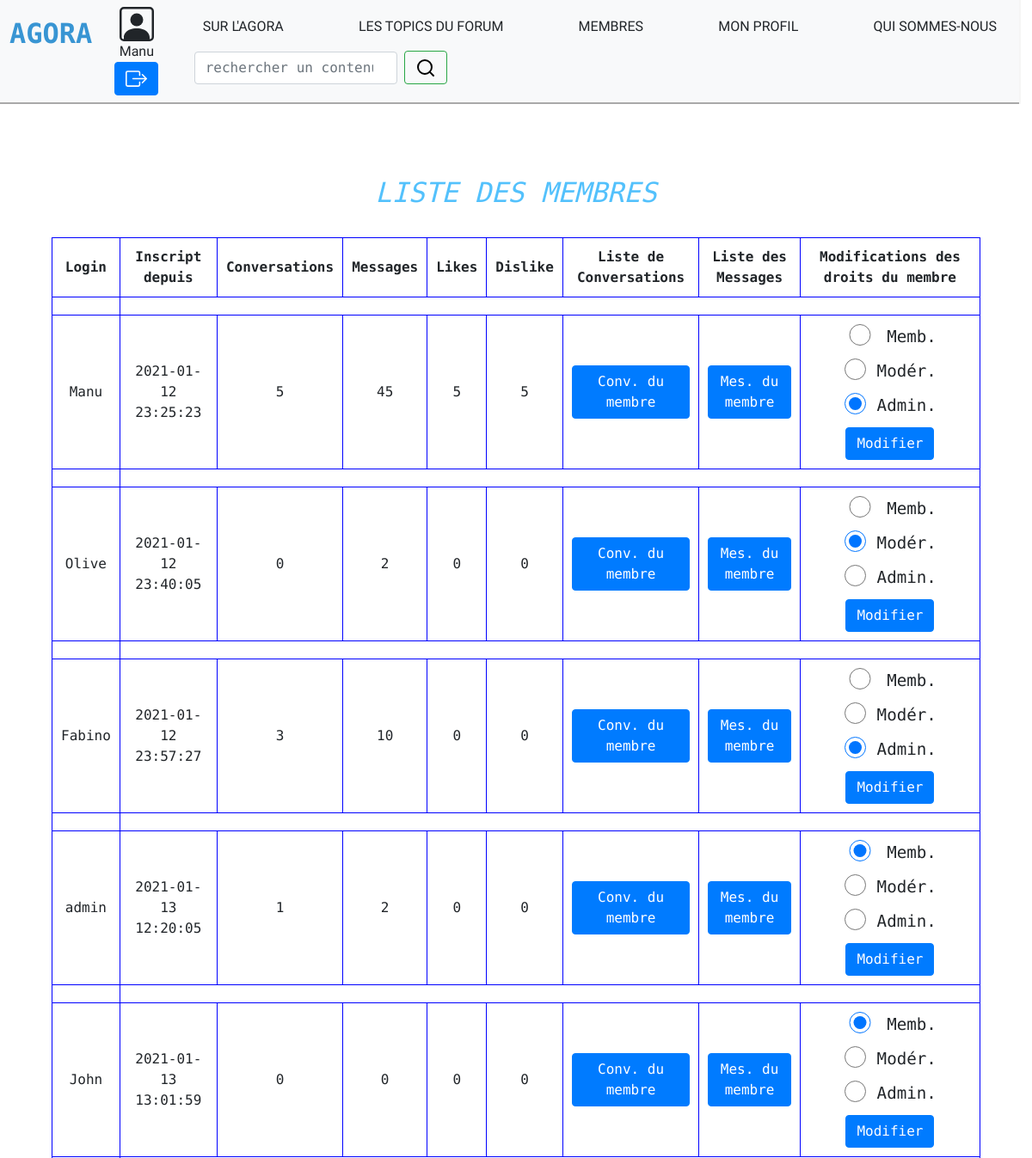
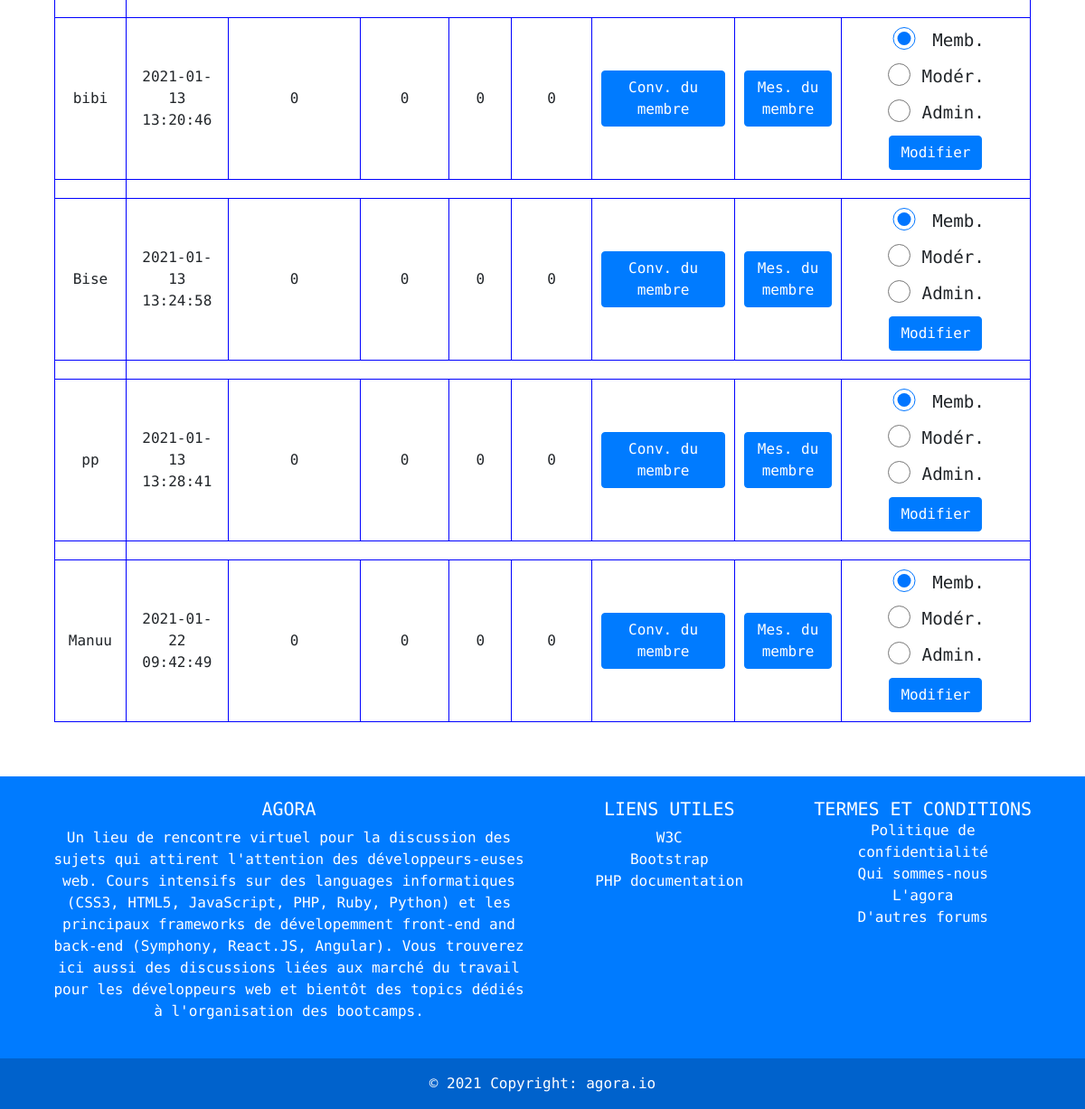
The app's page /membres.php (signed in), older data (2 pictures, top to bottom).
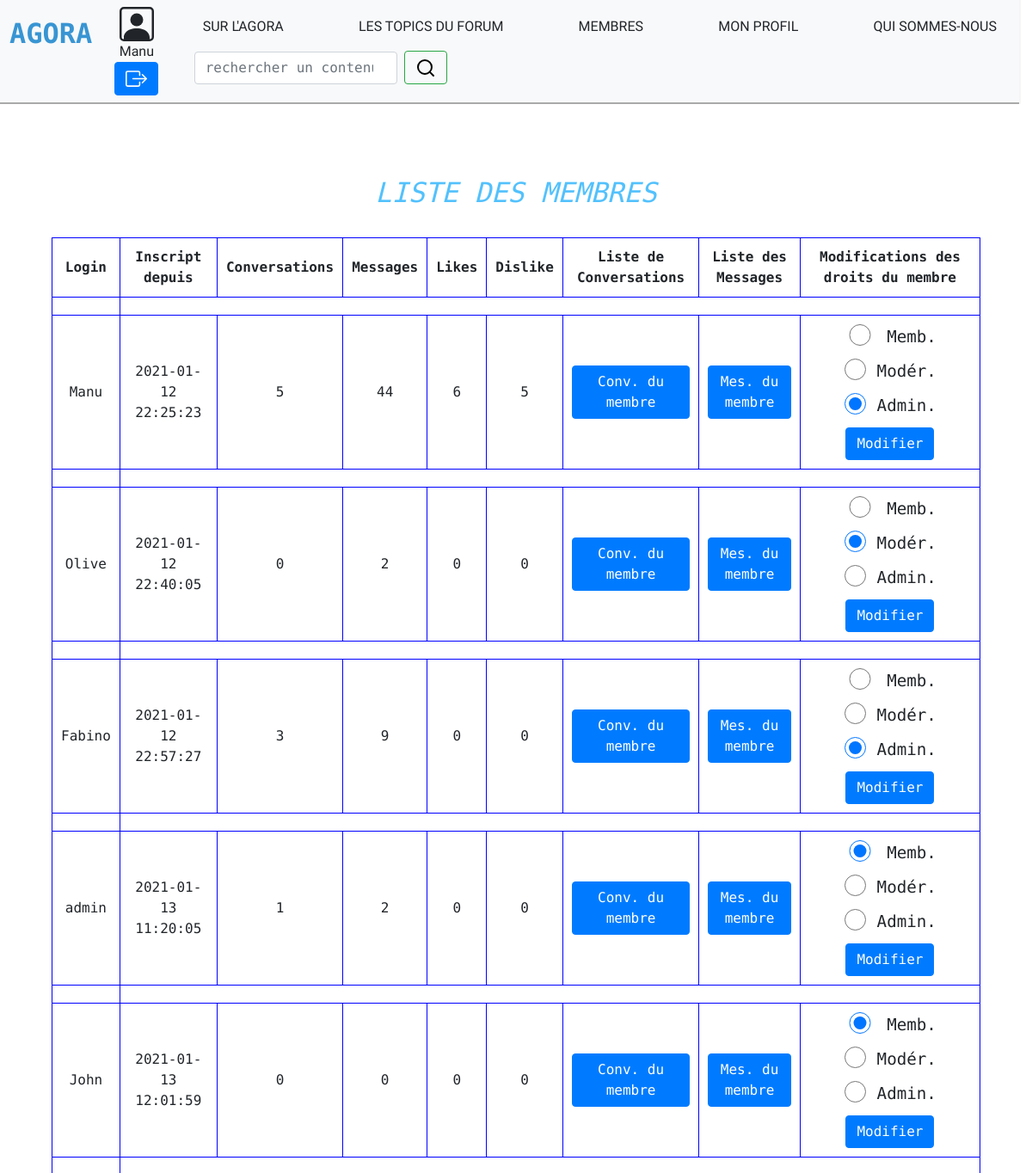
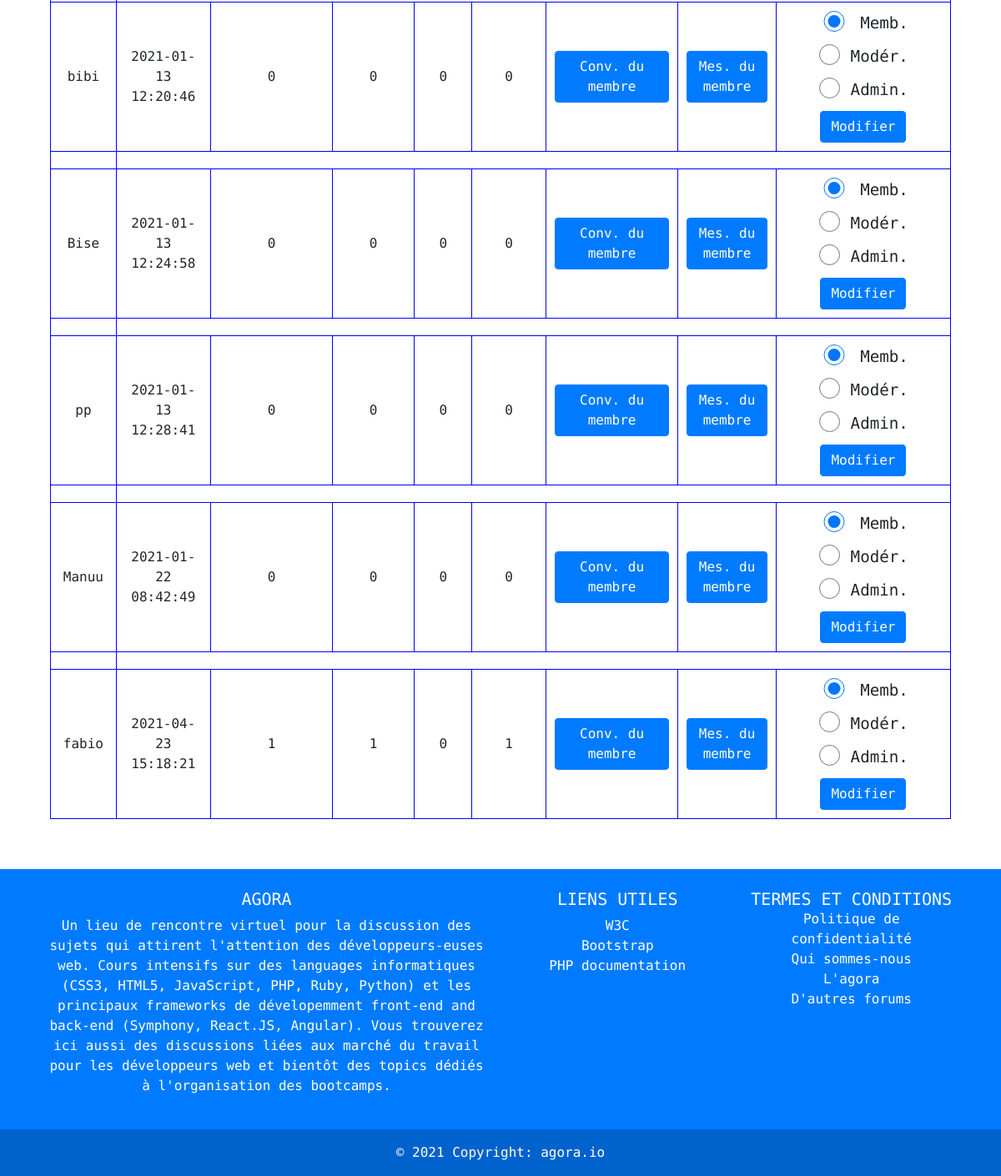
The same page, newer data (2 pictures, top to bottom).
### tables this page shows
CREATE TABLE `utilisateurs` (
  `id` int(11) NOT NULL,
  `login` varchar(255) NOT NULL,
  `nom` varchar(255) NOT NULL,
  `prenom` varchar(255) NOT NULL,
  `mail` varchar(255) NOT NULL,
  `password` varchar(255) NOT NULL,
  `id_droits` int(11) NOT NULL,
  `date` timestamp NOT NULL DEFAULT CURRENT_TIMESTAMP
);

### membres.php (the view, shortened to what this page needs)
<?php
try
{
  $dsn = 'mysql:host=localhost:3306;dbname=fabio-tenorio-de-carvalho_forum';
  $dbuser = 'fabio-tenorio';
  $dbpassword = 't84ehC0^';
  $bdd =new PDO($dsn, $dbuser, $dbpassword);
  $bdd->setAttribute(PDO::ATTR_ERRMODE, PDO::ERRMODE_EXCEPTION);
  $bdd->setAttribute(PDO::ATTR_DEFAULT_FETCH_MODE, PDO::FETCH_ASSOC);
}
  catch(PDOException $e)
  {
    die('Erreur : ' . $e->getMessage());
  }
?>
<!DOCTYPE html>
<html lang="en">
<head>
</head>
<body>
<header>
  <?php include 'header.php';?>
</header>
<main class="testmembre">
  <div align="center">
    <br><h2>LISTE DES MEMBRES</h2><br>
  </div>
<?php
if(isset($_SESSION['user']['login']) AND $_SESSION['user']['id_droits'] == 200
OR $_SESSION['user']['id_droits'] == 100 OR $_SESSION['user']['id_droits'] == 1)
{
$dataqueryuser = $bdd -> prepare("SELECT login, date, id_droits, id FROM utilisateurs");
$dataqueryuser->execute();
$results = $dataqueryuser->fetchAll(PDO::FETCH_OBJ);
}
?>
  <table class="membres">
    <tr class="membres1">
      <th>Login</th>
      <th>Inscript depuis</th>
      <th>Conversations</th>
      <th>Messages</th>
      <th>Likes</th>
      <th>Dislike</th>
    <?php
    if (isset($_SESSION['user']['login']) AND $_SESSION['user']['id_droits'] == 100
    OR $_SESSION['user']['id_droits'] == 200)
    {
    ?>
      <th>Liste de Conversations</th>
      <th>Liste des Messages</th>
     <?php
      if (isset($_SESSION['user']['login']) AND $_SESSION['user']['id_droits'] == 200)
      {
    ?>
      <th>Modifications des droits du membre</th>
    <?php
      }
    }
    ?>
    </tr>
    <?php
    foreach($results as $value)
    {
      $id = $value->id;
      $dataqueryconv = $bdd -> prepare("SELECT titre FROM conversations
      WHERE id_utilisateur='$id'");
      $dataqueryconv->execute();
      $results0 = $dataqueryconv->rowCount();
      $dataquerymess = $bdd -> prepare("SELECT message FROM messages
      WHERE id_utilisateurs='$id'");
      $dataquerymess->execute();
      $results1 = $dataquerymess->rowCount();
      $dataquerynblike = $bdd -> query("SELECT * FROM likes WHERE id_utilisateur = $id")->rowCount();
      $likes = $dataquerynblike;
      $dataquerynbdislike = $bdd -> query("SELECT * FROM dislike WHERE id_utilisateur = $id")->rowCount();
      $dislikes = $dataquerynbdislike;
      ?>
      <td class="membres2">
      <?php
      echo '<tr>';
      echo '<td>'.$value->login.'</td>';
      echo '<td>'.$value->date.'</td>';
      echo '<td>'.$results0.'</td>';
      echo '<td>'.$results1.'</td>';
      echo '<td>'.$likes.'</td>';
      echo '<td>'.$dislikes.'</td>';
      if (isset($_SESSION['user']['login']) AND $_SESSION['user']['id_droits'] == 100
        OR $_SESSION['user']['id_droits'] == 200)
      {
    ?>
          <td>
            <form action="listeconversation.php? <?php echo $value->id?>" method="get">
            <button class="btn btn-primary" type="submit">Conv. du membre</button>
            </form>
          </td>
          <td>
            <form action="listes.php? <?php echo $value->id?>" method="get">
            <button class="btn btn-primary" type="submit">Mes. du membre</button>
            </form>
          </td>
          <?php
        if(isset($_SESSION['user']['login']) AND $_SESSION['user']['id_droits'] == 200)
        {
          ?>
          <td class="formdroits"><form action="#" method="post">
            <div class="form-check form-check-inline">
              <input type="radio" name="id_droits<?php echo $value->id;?>" value="1"
              <?php if($value->id_droits == 1){ echo 'checked';}?>>
              <label>Memb.</label>
            </div>
            <div class="form-check form-check-inline">
              <input type="radio" name="id_droits<?php echo $value->id?>" value="100"
              <?php if($value->id_droits == 100){ echo 'checked';}?>>
              <label>Modér.</label>
            </div>
            <div class="form-check form-check-inline">
              <input type="radio" name="id_droits<?php echo $value->id?>" value="200"
              <?php if($value->id_droits == 200){ echo 'checked';}?>>
              <label>Admin.</label>
            </div>
            <button class='btn btn-primary' type='submit' id='droit' name='droit
            <?php echo $value->id?>'>Modifier</button>
          </form></td>
        </td>
        <?php
        }
          echo '<tr>';
      }
        echo '<tr>';
    }
    ?>
  </table>
  </main>
  <footer>
    <?php include 'footer.php';?>
  </footer>
  </body>
  </html>

### header.php (shortened to what this page needs)
<header>
    <nav class="navbar navbar-expand-lg navbar-light bg-light row">
        <div class="col row">
            <a class="navbar-brand" id="icon" href="index.php">agora</a>
            <div id="user">
            <?php if (isset($_SESSION) and $_SESSION!=Null)
            {
            $user = $_SESSION;
            ?> <svg xmlns="http://www.w3.org/2000/svg" width="40" height="40" fill="currentColor" class="bi bi-person-square" viewBox="0 0 16 16">
            <?php echo ("<span id='loginname'>".$user['user']['login']."</span>");?>
                <form action="" method="post">
                    <button class="btn btn-primary" type="submit" name="deconnexion" value="deconnexion">
                </form>
            </div>
        </div>
        <div class="col-10 row rightsidenav">
            <a href="https://fr.wikipedia.org/wiki/Agora#:~:text=Un%20article%20de%20Wikip%C3%A9dia%2C%20l'encyclop%C3%A9die%20libre." target="_blank">sur l'agora</a>
            <a href="topic.php">les topics du forum</a>
            <?php
            if (isset($user))
            { $login=$user['user']['login'];
            {?>
            <?php }
            if ($user['user']['id_droits'] == 200)
            {?>
            <a href="membres.php">membres</a>
            <a href="profil.php">mon profil</a>
            <?php } ?>
            <a href="https://laplateforme.io/" target="_blank">qui sommes-nous</a>
            <?php }
            }?>
            <form action="recherche_result.php" method="POST" id="searchbar" class="form-inline my-2 my-lg-0">
                <input class="form-control mr-sm-2" name="search" type="search" placeholder="rechercher un contenu" aria-label="rechercher">
                <button class="btn btn-outline-success my-2 my-sm-0" type="submit" name="recherche" value="recherche"><img src="images/search.svg" alt="#"></button>
            </form>
        </div>
    </nav>
</header>

### footer.php
<footer class="bg-primary text-white text-center text-lg-start">
  <div class="container p-4">
    <div class="row">
      <div class="col-lg-6 col-md-12 mb-4 mb-md-0">
        <h5 class="text-uppercase">AGORA</h5>
        <p>
          Un lieu de rencontre virtuel pour la discussion des sujets qui attirent l'attention des développeurs-euses web.
          Cours intensifs sur des languages informatiques (CSS3, HTML5, JavaScript, PHP, Ruby, Python)
          et les principaux frameworks de dévelopemment front-end and back-end (Symphony, React.JS, Angular).
          Vous trouverez ici  aussi des discussions liées aux marché du travail pour les développeurs web et
          bientôt des topics dédiés à l'organisation des bootcamps.
        </p>
      </div>
      <div class="col-lg-3 col-md-6 mb-4 mb-md-0">
        <h5 class="text-uppercase">Liens utiles</h5>
        <ul class="list-unstyled mb-0">
          <li>
            <a href="https://www.w3.org/" class="text-white">W3C</a>
          </li>
          <li>
            <a href="https://getbootstrap.com/" class="text-white"> Bootstrap</a>
          </li>
          <li>
            <a href="https://www.php.net/docs.php" class="text-white">PHP documentation</a>
          </li>
        </ul>
      </div>
      <div class="col-lg-3 col-md-6 mb-4 mb-md-0">
        <h5 class="text-uppercase mb-0">Termes et conditions</h5>
        <ul class="list-unstyled">
          <li>
            <a href="#" class="text-white">Politique de confidentialité</a>
          </li>
          <li>
            <a href="#" class="text-white">Qui sommes-nous</a>
          </li>
          <li>
            <a href="#" class="text-white">L'agora</a>
          </li>
          <li>
            <a href="#" class="text-white">D'autres forums</a>
          </li>
        </ul>
      </div>
    </div>
  </div>
  <div class="text-center p-3" style="background-color: rgba(0, 0, 0, 0.2)">
    © 2021 Copyright:
    <a class="text-white" href="https://mdbootstrap.com/">agora.io</a>
  </div>
</footer>

### css/style.css (style rules this page uses)
* { margin: 0; padding: 0; font-family: 'Dosis', sans-serif; box-sizing: border-box; }
body { width: 100%; display: flex; flex-direction: column; align-items: center; justify-content: space-between; }
a { text-decoration: none; color: inherit; }
main { width: 100%; display: flex; flex-direction: column; justify-content: space-between; align-items: center; }
label { font-size: 1.2em; }
input { margin-bottom: 15px; width: 250px; height: 25px; }
.container a { text-decoration: none; color: black; background-color: #007bff; }
.testmembre { background-color: white; border: 5px black; padding: 5%; }
.form-check { width: 15vh; }
.testmembre h2 { color: #53C1FC; text-align: center; font-style: oblique; }
.membres { border: 1px solid blue; }
.membres th, tr, td { border: 1px solid blue; text-align: center; padding: 10px; }

### css/headerfooter.css (style rules this page uses)
* { margin: 0; padding: 0; font-family: 'Cutive Mono', monospace; }
header { width: 100%; display: flex; flex-direction: row; justify-content: space-between; align-items: center; }
.navbar { width: 100%; display: flex; flex-direction: row; align-items: center; justify-content: space-between; border-bottom: 2px solid darkgray; box-shadow: 2px 0 0 whitesmoke; }
#user { display: flex; flex-direction: column; align-items: center; }
#loginname { font-family: 'Yusei Magic', sans-serif; }
.rightsidenav { display: flex; flex-direction: row; align-items: center; justify-content: space-between; width: 100%; }
.navbar a { font-family: 'Yusei Magic', sans-serif; transition: color 0.2s, background-color 0.2s; padding: 7px 10px; text-transform: uppercase; }
#icon { font-family: 'Monoton', cursive; color: #3895D3; font-weight: bold; font-size: 2em; }
#searchbar { align-self: flex-start; display: flex; flex-direction: row; justify-content: space-around; text-transform: uppercase; }
#searchbar input { margin: 10px 0; }
footer { width: 100%; }

Row changes from the older to the newer data that the page shows:
changed utilisateurs "Manu": date "2021-01-12 23:25:23" → "2021-01-12 22:25:23"; results1 "45" → "44"; likes "5" → "6"
changed utilisateurs "Olive": date "2021-01-12 23:40:05" → "2021-01-12 22:40:05"
changed utilisateurs "Fabino": date "2021-01-12 23:57:27" → "2021-01-12 22:57:27"; results1 "10" → "9"
changed utilisateurs "admin": date "2021-01-13 12:20:05" → "2021-01-13 11:20:05"
changed utilisateurs "John": date "2021-01-13 13:01:59" → "2021-01-13 12:01:59"
changed utilisateurs "bibi": date "2021-01-13 13:20:46" → "2021-01-13 12:20:46"
changed utilisateurs "Bise": date "2021-01-13 13:24:58" → "2021-01-13 12:24:58"
changed utilisateurs "pp": date "2021-01-13 13:28:41" → "2021-01-13 12:28:41"
changed utilisateurs "Manuu": date "2021-01-22 09:42:49" → "2021-01-22 08:42:49"
added utilisateurs: login "fabio", date "2021-04-23 15:18:21", results0 "1", results1 "1", likes "0", dislikes "1", id_droits "☑"
